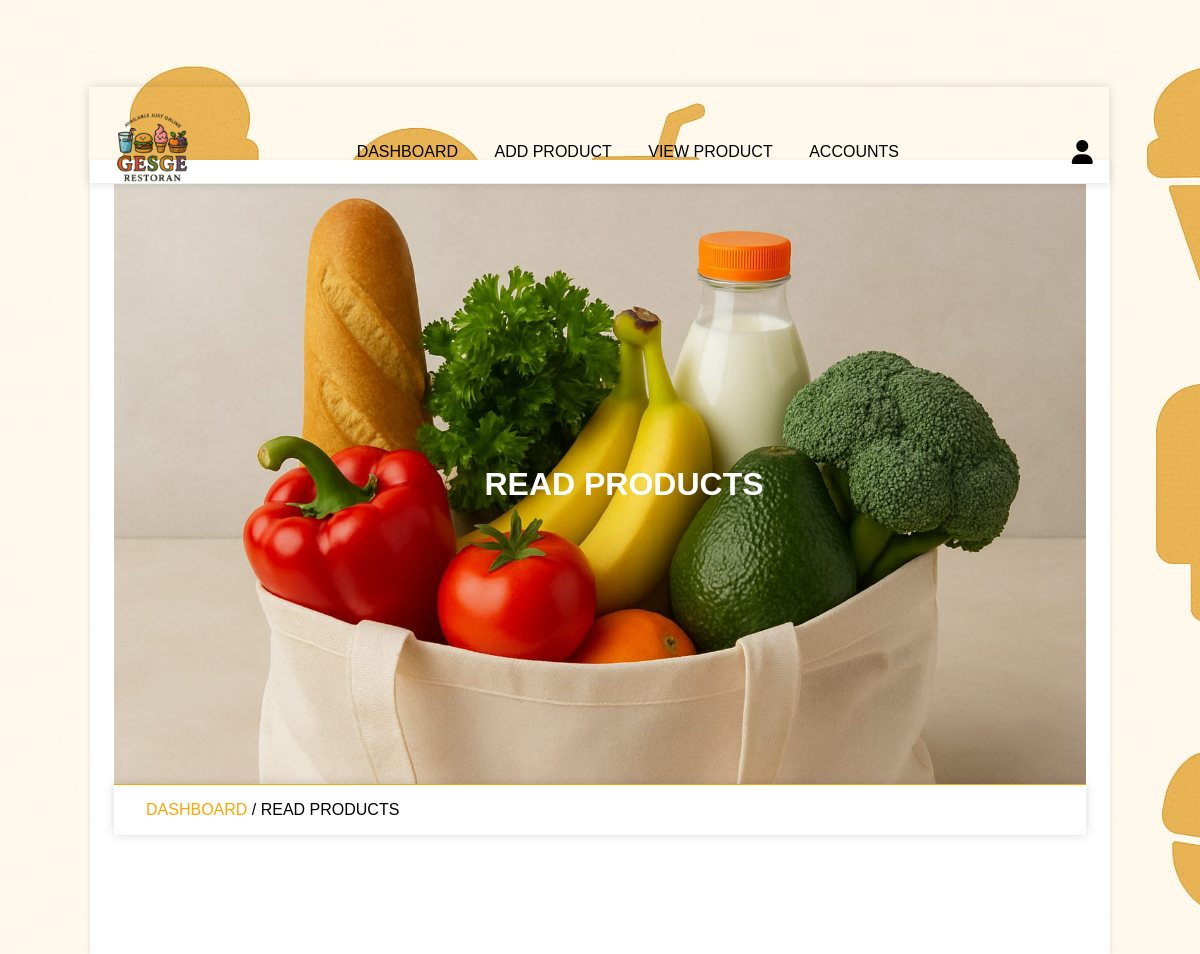
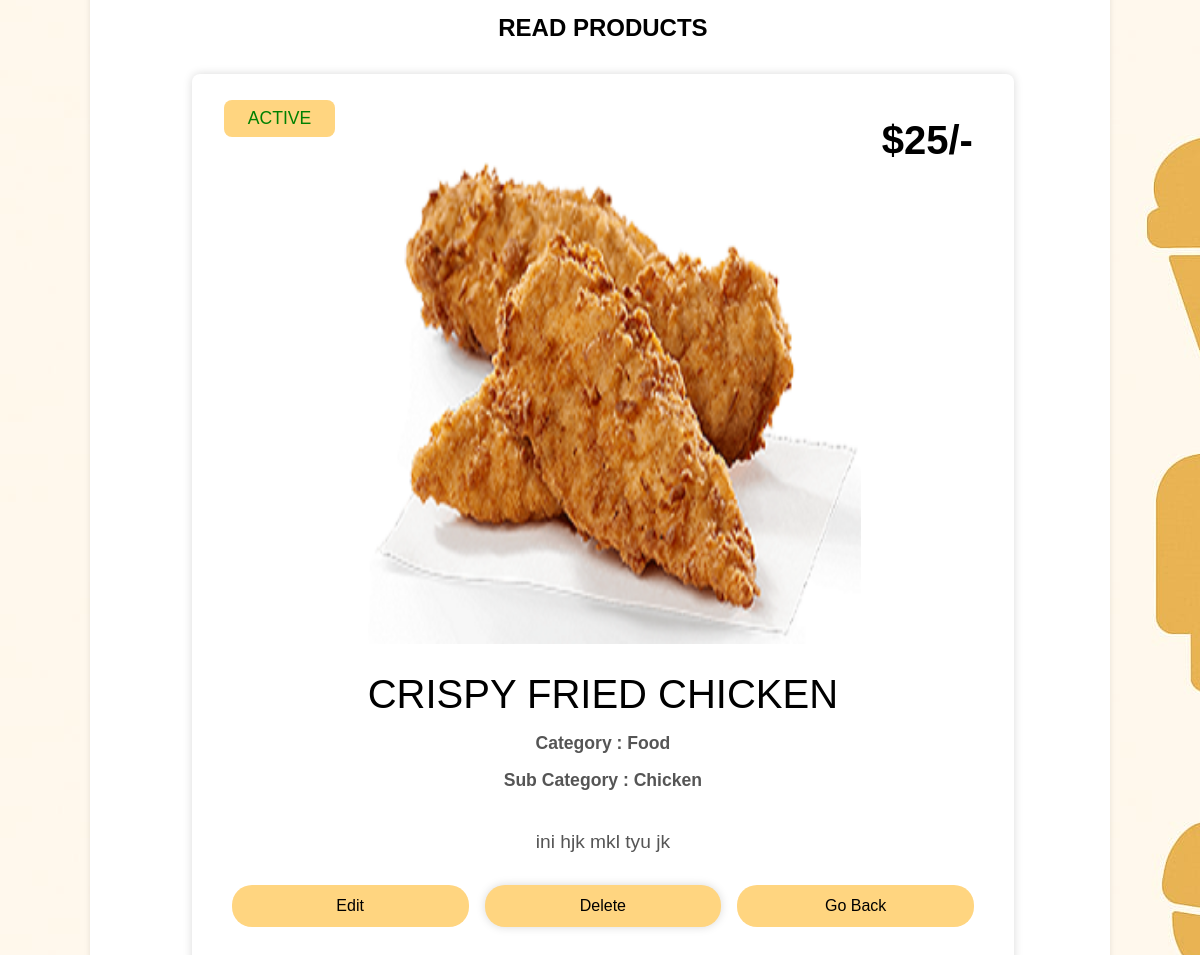
The app's page /admin/read_product.php?id=1 (signed in) with its own data (2 pictures, top to bottom).
### tables this page shows
CREATE TABLE `products` (
  `id` int(11) NOT NULL,
  `name_product` varchar(100) NOT NULL,
  `category_id` int(10) UNSIGNED DEFAULT NULL,
  `sub_category_id` int(11) UNSIGNED DEFAULT NULL,
  `product_detail` text DEFAULT NULL,
  `status` varchar(20) NOT NULL DEFAULT 'active'
);

CREATE TABLE `categories` (
  `id` int(10) UNSIGNED NOT NULL,
  `name` varchar(50) NOT NULL
);

CREATE TABLE `sub_categories` (
  `id` int(10) UNSIGNED NOT NULL,
  `name` varchar(50) NOT NULL,
  `category_id` int(10) UNSIGNED DEFAULT NULL
);

CREATE TABLE `product_image` (
  `id` int(11) NOT NULL,
  `product_id` int(11) NOT NULL,
  `image` varchar(100) NOT NULL,
  `price` decimal(11,0) NOT NULL
);

### admin/read_product.php (the view, shortened to what this page needs)
<?php
    include '../components/connection.php';
    if (isset($_GET['id'])){
        $id = $_GET['id'];
        $stmt = $conn->prepare("SELECT products .*,
                                products.name_product,
                                product_image.image,
                                product_image.price,
                                products.status,
                                products.product_detail,
                                categories.name AS category_name,
                                sub_categories.name AS sub_name
                                FROM products
                                JOIN product_image ON products.id = product_image.product_id JOIN categories ON products.category_id = categories.id
                                JOIN sub_categories ON products.sub_category_id = sub_categories.id
                                WHERE products.id = ?");
        $stmt->execute([$id]);
        $product = $stmt->fetch(PDO::FETCH_ASSOC);
    }
?>
<!DOCTYPE html>
<html>
<head>
    <link rel="stylesheet" href="../fontawasome/css/all.min.css">
    <link rel="stylesheet"  href="../admin_css/admin_style.css?v=<?php echo time(); ?>">
</head>
<body>
    <?php include '../admin_components/admin_header.php'; ?>
    <div class="main">
        <div class="banner">
            <h1>read products</h1>
        </div>
        <div class="title2">
            <a href="dashboard.php">dashboard  </a> <span>/ read products</span>
        </div>
        <section class="read-post">
            <h1 class="heading">read products</h1>
            <?php
                if ($product) {
                    $img_path = "../image/" .strtolower($product['category_name'])."/".strtolower($product['sub_name'])."/" .$product['image'];
            ?>
            <form action="" method="post">
                <div class="status" style="color: <?php if( $product['status']=='active'){echo "green";}else{echo "red";} ?>"><?=  $product['status']; ?></div>
                <img src="<?= $img_path ?>" class="image">
                <div class="price">$<?=  $product['price']; ?>/-</div>
                <div class="title"><?=  $product['name_product']; ?></div>
                <div class="category">Category : <?=  $product['category_name']; ?></div>
                <div class="sub-category">Sub Category : <?=  $product['sub_name']; ?></div>
                <div class="content"><?=  $product['product_detail']; ?></div>
                <div class="flex-btn">
                    <a href="edit_product.php?id=<?= $product['id']; ?>" class="btn">edit</a>
                    <button type="submit" name="delete" class="btn" onclick="return confirm('delete this product');">delete</button>
                    <a href="view_product.php?id=<?= $id; ?>" class="btn">go back</a>
                </div>
            </form>
            <?php
               }else{ echo '
                    <div class="empty">
                        <p>no product added yet! <br> <a href="add_product.php" style="margin-top: 1.5rem;" class="btn">add product</a></p>
                    </div>
                ';
               }
            ?>
        </section>
    </div>
</body>
</html>

### admin_css/admin_style.css (style rules this page uses)
* { padding: 0; margin: 0; box-sizing: border-box; }
:root { --orange: #FFA500; --light-orange: #FFD580; --box-shadow: 0 0 10px rgba(0 0 0/15%); --text-shadow: 1px 1px 3px rgba(245, 173, 79, 0.5); }
html { font-size: 16px; font-family: sans-serif; --ms-overflow-style: scrollbar; --ms-text-size-adjust: 100%; --webkit-text-size-adjust: 100%; }
body { background-image: url('../images/bg1.jpg'); width: 100%; }
.main { width: 85vw; background: #fff; box-shadow: 0 2px 6px 0 rgb(0 0 0/10%); margin: 1rem auto; margin-top: 10rem; padding: 2%; }
a { text-decoration: none; }
.btn { line-height: 2; background-color: var(--light-orange); padding: 5px 35px; display: inline-block; border-radius: 20px; color: #000; text-transform: capitalize; font-family: inherit; cursor: pointer; font-size: 16px; user-select: none; position: relative; overflow: hidden; vertical-align: middle; transition: color .3s ease; z-index: 2; }
.btn::before { position: absolute; content: ''; left: 0; top: 0; background: var(--orange); color: #fff; height: 100%; width: 0; z-index: -1; transition: width .3s ease; }
input, textarea, button, select { background: transparent; border-radius: 20px; padding: 1rem; border: none; outline: none; width: 100%; margin: 1rem 0; box-shadow: var(--box-shadow); font-size: 20px; }
.heading { text-align: center; text-transform: uppercase; padding: 1rem; margin-bottom: 1rem; }
section, .post-editor { width: 75vw; min-height: 100vw; border-radius: 10px; padding: 4%; margin: 8% 4%; margin-bottom: 2%; }
.flex-btn { display: flex; justify-content: space-evenly; }
.flex-btn .btn { margin: 1rem; }
.banner { background-image: url('../images/slider4.jpg'); background-size: cover; background-position: center; background-color: var(--orange); width: 100%; height: 50vw; text-align: center; display: flex; justify-content: center; align-items: center; }
.banner h1 { text-transform: uppercase; color: #fff; margin-left: 3rem; }
.title2 { border-top: 1px solid var(--orange); padding: 1rem 2rem; text-transform: uppercase; box-shadow: var(--box-shadow); }
.title2 a { color: var(--orange); }
.read-post { display: flex; flex-direction: column; border-radius: .5rem; }
.read-post form { width: 100%; border-radius: .5rem; padding: 2rem; box-shadow: var(--box-shadow); position: relative; }
.read-post form .status { position: absolute; top: 3%; border-radius: .5rem; padding: .5rem 1.5rem; font-size: 1.1rem; display: inline-block; text-transform: uppercase; background: var(--light-orange); }
.read-post form .image { width: 65%; margin-top: 3.5rem; margin-left: 9rem; }
.read-post form .price { position: absolute; top: 5%; right: 5%; font-size: 2.5rem; font-weight: bold; }
.read-post form .title { font-size: 2.5rem; margin-top: 1.5rem; text-align: center; text-transform: uppercase; }
.read-post form .category { font-size: 1.1rem; text-transform: capitalize; font-weight: bold; color: #555; margin: 1rem 0; text-align: center; }
.read-post form .sub-category { font-size: 1.1rem; text-transform: capitalize; font-weight: bold; color: #555; margin: 1rem 0; text-align: center; }
.read-post form .content { line-height: 2; font-size: 1.2rem; color: #555; padding: 1rem 0; text-align: center; }
.read-post form .flex-btn .btn { width: 33%; margin: .5rem; text-align: center; }

### records on screen
products: status "ACTIVE", category.image (picture), product_image.price "25", name_product "CRISPY FRIED CHICKEN", category.name "Food", sub_category.name "Chicken", product_detail "ini hjk mkl tyu jk"
